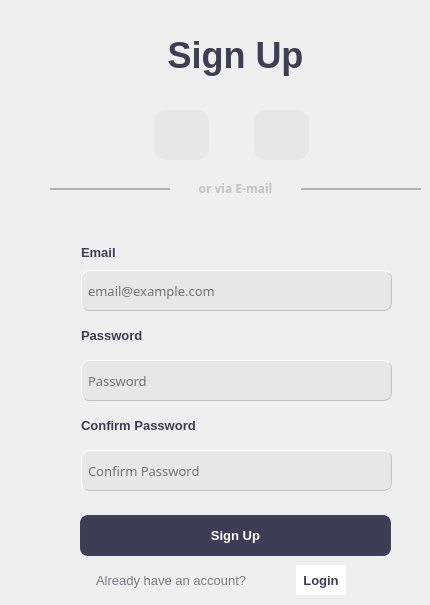
   <widget class="QWidget" name="SignupPage">
    <widget class="QLabel" name="label_2">
     <property name="geometry">
      <rect>
       <x>180</x>
       <y>180</y>
       <width>111</width>
       <height>20</height>
      </rect>
     </property>
     <property name="font">
      <font>
       <family>Segoe UI Semibold</family>
       <pointsize>9</pointsize>
       <weight>75</weight>
       <bold>true</bold>
      </font>
     </property>
     <property name="styleSheet">
      <string notr="true">color: rgb(194, 194, 194);
padding-bottom: 4px;
font-weight: 600;</string>
     </property>
     <property name="text">
      <string>or via E-mail</string>
     </property>
     <property name="alignment">
      <set>Qt::AlignCenter</set>
     </property>
    </widget>
    <widget class="QLineEdit" name="txtEmail_signup">
     <property name="geometry">
      <rect>
       <x>81</x>
       <y>270</y>
       <width>311</width>
       <height>41</height>
      </rect>
     </property>
     <property name="font">
      <font>
       <family>Sitka Small</family>
       <pointsize>10</pointsize>
      </font>
     </property>
     <property name="styleSheet">
      <string notr="true">border-style: outset;
border-width: 1px;
background-color: rgb(231, 231, 231);
border-radius: 8px;
border-color: rgb(194,194,194);
padding: 4px;</string>
     </property>
     <property name="text">
      <string/>
     </property>
     <property name="placeholderText">
      <string>email@example.com</string>
     </property>
    </widget>
    <widget class="QPushButton" name="btnFacebookSignup">
     <property name="geometry">
      <rect>
       <x>154</x>
       <y>110</y>
       <width>55</width>
       <height>50</height>
      </rect>
     </property>
     <property name="cursor">
      <cursorShape>PointingHandCursor</cursorShape>
     </property>
     <property name="autoFillBackground">
      <bool>false</bool>
     </property>
     <property name="styleSheet">
      <string notr="true">QPushButton{
color: #333;
border: 0px solid  rgb(231, 231, 231);
background-color: rgb(231, 231, 231);
border-radius: 12px;
color:rgb(240, 240, 240)
}
QPushButton:pressed{
background-color: rgb(240, 240, 240);
border-color: rgb(240, 240, 240);
}</string>
     </property>
     <property name="text">
      <string/>
     </property>
     <property name="icon">
      <iconset>
       <normaloff>Icons/icons8-facebook-circled-48.png</normaloff>Icons/icons8-facebook-circled-48.png</iconset>
     </property>
     <property name="iconSize">
      <size>
       <width>32</width>
       <height>32</height>
      </size>
     </property>
    </widget>
    <widget class="QLabel" name="label">
     <property name="geometry">
      <rect>
       <x>110</x>
       <y>20</y>
       <width>251</width>
       <height>71</height>
      </rect>
     </property>
     <property name="font">
      <font>
       <family>Segoe UI</family>
       <pointsize>27</pointsize>
       <weight>75</weight>
       <bold>true</bold>
      </font>
     </property>
     <property name="styleSheet">
      <string notr="true">color:rgb(63, 61, 84)</string>
     </property>
     <property name="text">
      <string>Sign Up</string>
     </property>
     <property name="alignment">
      <set>Qt::AlignCenter</set>
     </property>
    </widget>
    <widget class="QLineEdit" name="txtPassword_signup">
     <property name="geometry">
      <rect>
       <x>81</x>
       <y>360</y>
       <width>311</width>
       <height>41</height>
      </rect>
     </property>
     <property name="font">
      <font>
       <family>Sitka Small</family>
       <pointsize>10</pointsize>
      </font>
     </property>
     <property name="styleSheet">
      <string notr="true">border-style: outset;
border-width: 1px;
background-color: rgb(231, 231, 231);
border-radius: 8px;
border-color: rgb(194,194,194);
padding: 4px;</string>
     </property>
     <property name="text">
      <string/>
     </property>
     <property name="placeholderText">
      <string>Password</string>
     </property>
    </widget>
    <widget class="QLabel" name="lblEmail">
     <property name="geometry">
      <rect>
       <x>81</x>
       <y>242</y>
       <width>51</width>
       <height>21</height>
      </rect>
     </property>
     <property name="font">
      <font>
       <family>Segoe UI</family>
       <pointsize>10</pointsize>
       <weight>75</weight>
       <bold>true</bold>
      </font>
     </property>
     <property name="styleSheet">
      <string notr="true">color: rgb(63, 61, 85);</string>
     </property>
     <property name="text">
      <string>Email</string>
     </property>
    </widget>
    <widget class="QLabel" name="lblPassword">
     <property name="geometry">
      <rect>
       <x>81</x>
       <y>320</y>
       <width>100</width>
       <height>31</height>
      </rect>
     </property>
     <property name="font">
      <font>
       <family>Segoe UI</family>
       <pointsize>10</pointsize>
       <weight>75</weight>
       <bold>true</bold>
      </font>
     </property>
     <property name="styleSheet">
      <string notr="true">color: rgb(63, 61, 85);</string>
     </property>
     <property name="text">
      <string>Password</string>
     </property>
    </widget>
    <widget class="QPushButton" name="btnSignup">
     <property name="geometry">
      <rect>
       <x>80</x>
       <y>515</y>
       <width>311</width>
       <height>41</height>
      </rect>
     </property>
     <property name="font">
      <font>
       <family>Segoe UI</family>
       <pointsize>10</pointsize>
       <weight>75</weight>
       <bold>true</bold>
      </font>
     </property>
     <property name="cursor">
      <cursorShape>PointingHandCursor</cursorShape>
     </property>
     <property name="styleSheet">
      <string notr="true">QPushButton{
color: rgb(255, 255, 255);
background-color: rgb(63, 61, 84);
border: 2px solid  rgb(63, 61, 94);
border-radius: 8px;
padding: 4px;
box-shadow: 0 2px 2px 0 rgba(0, 0, 0, 0.16), 0 0 0 1px rgba(0, 0, 0, 0.08);
}
QPushButton:pressed{
	background-color: rgb(103, 100, 138);
}</string>
     </property>
     <property name="text">
      <string>Sign Up</string>
     </property>
    </widget>
    <widget class="QPushButton" name="btnGoogleSignup">
     <property name="geometry">
      <rect>
       <x>254</x>
       <y>110</y>
       <width>55</width>
       <height>50</height>
      </rect>
     </property>
     <property name="cursor">
      <cursorShape>PointingHandCursor</cursorShape>
     </property>
     <property name="autoFillBackground">
      <bool>false</bool>
     </property>
     <property name="styleSheet">
      <string notr="true">QPushButton{
color: #333;
border: 0px solid  rgb(231, 231, 231);
background-color: rgb(231, 231, 231);
border-radius: 12px;
color:rgb(240, 240, 240)
}
QPushButton:pressed{
background-color: rgb(240, 240, 240);
border-color: rgb(240, 240, 240);
}</string>
     </property>
     <property name="text">
      <string/>
     </property>
     <property name="icon">
      <iconset>
       <normaloff>Icons/icons8-google-48.png</normaloff>Icons/icons8-google-48.png</iconset>
     </property>
     <property name="iconSize">
      <size>
       <width>32</width>
       <height>32</height>
      </size>
     </property>
    </widget>
    <widget class="QLabel" name="label_9">
     <property name="geometry">
      <rect>
       <x>96</x>
       <y>565</y>
       <width>200</width>
       <height>31</height>
      </rect>
     </property>
     <property name="font">
      <font>
       <family>Segoe UI</family>
       <pointsize>10</pointsize>
       <weight>50</weight>
       <bold>false</bold>
      </font>
     </property>
     <property name="styleSheet">
      <string notr="true">color: rgb(124, 122, 133);</string>
     </property>
     <property name="text">
      <string>Already have an account?</string>
     </property>
    </widget>
    <widget class="QPushButton" name="btnLoginPage">
     <property name="geometry">
      <rect>
       <x>296</x>
       <y>565</y>
       <width>50</width>
       <height>30</height>
      </rect>
     </property>
     <property name="font">
      <font>
       <family>Segoe UI</family>
       <pointsize>10</pointsize>
       <weight>75</weight>
       <bold>true</bold>
      </font>
     </property>
     <property name="cursor">
      <cursorShape>PointingHandCursor</cursorShape>
     </property>
     <property name="styleSheet">
      <string notr="true">QPushButton{
color: rgb(63, 61, 84);
border: 0px;
background-color: rgb(255, 255, 255);
}
QPushButton:pressed{
	color: rgb(103, 100, 138);
}</string>
     </property>
     <property name="text">
      <string>Login</string>
     </property>
     <property name="checkable">
      <bool>false</bool>
     </property>
     <property name="autoExclusive">
      <bool>false</bool>
     </property>
     <property name="default">
      <bool>false</bool>
     </property>
    </widget>
    <widget class="QFrame" name="frame_4">
     <property name="geometry">
      <rect>
       <x>301</x>
       <y>188</y>
       <width>120</width>
       <height>2</height>
      </rect>
     </property>
     <property name="sizePolicy">
      <sizepolicy hsizetype="Preferred" vsizetype="Preferred">
       <horstretch>0</horstretch>
       <verstretch>0</verstretch>
      </sizepolicy>
     </property>
     <property name="minimumSize">
      <size>
       <width>0</width>
       <height>2</height>
      </size>
     </property>
     <property name="maximumSize">
      <size>
       <width>120</width>
       <height>2</height>
      </size>
     </property>
     <property name="styleSheet">
      <string notr="true">background-color: rgb(231, 231, 231);</string>
     </property>
     <property name="frameShape">
      <enum>QFrame::StyledPanel</enum>
     </property>
     <property name="frameShadow">
      <enum>QFrame::Raised</enum>
     </property>
    </widget>
    <widget class="QFrame" name="frame_5">
     <property name="geometry">
      <rect>
       <x>50</x>
       <y>188</y>
       <width>120</width>
       <height>2</height>
      </rect>
     </property>
     <property name="sizePolicy">
      <sizepolicy hsizetype="Maximum" vsizetype="Minimum">
       <horstretch>0</horstretch>
       <verstretch>0</verstretch>
      </sizepolicy>
     </property>
     <property name="minimumSize">
      <size>
       <width>0</width>
       <height>2</height>
      </size>
     </property>
     <property name="maximumSize">
      <size>
       <width>120</width>
       <height>2</height>
      </size>
     </property>
     <property name="styleSheet">
      <string notr="true">background-color: rgb(231, 231, 231);</string>
     </property>
     <property name="frameShape">
      <enum>QFrame::StyledPanel</enum>
     </property>
     <property name="frameShadow">
      <enum>QFrame::Raised</enum>
     </property>
    </widget>
    <widget class="QLabel" name="lblConfirmPassword">
     <property name="geometry">
      <rect>
       <x>81</x>
       <y>410</y>
       <width>160</width>
       <height>31</height>
      </rect>
     </property>
     <property name="font">
      <font>
       <family>Segoe UI</family>
       <pointsize>10</pointsize>
       <weight>75</weight>
       <bold>true</bold>
      </font>
     </property>
     <property name="styleSheet">
      <string notr="true">color: rgb(63, 61, 85);</string>
     </property>
     <property name="text">
      <string>Confirm Password</string>
     </property>
    </widget>
    <widget class="QLineEdit" name="txtConfirmPassword_signup">
     <property name="geometry">
      <rect>
       <x>81</x>
       <y>450</y>
       <width>311</width>
       <height>41</height>
      </rect>
     </property>
     <property name="font">
      <font>
       <family>Sitka Small</family>
       <pointsize>10</pointsize>
      </font>
     </property>
     <property name="styleSheet">
      <string notr="true">border-style: outset;
border-width: 1px;
background-color: rgb(231, 231, 231);
border-radius: 8px;
border-color: rgb(194,194,194);
padding: 4px;</string>
     </property>
     <property name="text">
      <string/>
     </property>
     <property name="placeholderText">
      <string>Confirm Password</string>
     </property>
    </widget>
    <widget class="QLabel" name="lblError_signup">
     <property name="geometry">
      <rect>
       <x>80</x>
       <y>210</y>
       <width>310</width>
       <height>22</height>
      </rect>
     </property>
     <property name="font">
      <font>
       <family>Segoe UI</family>
       <pointsize>10</pointsize>
       <weight>75</weight>
       <bold>true</bold>
      </font>
     </property>
     <property name="styleSheet">
      <string notr="true">QLabel{
color: rgb(250,0,0);
line-spacing: 2px;
}</string>
     </property>
     <property name="text">
      <string/>
     </property>
    </widget>
   </widget>
